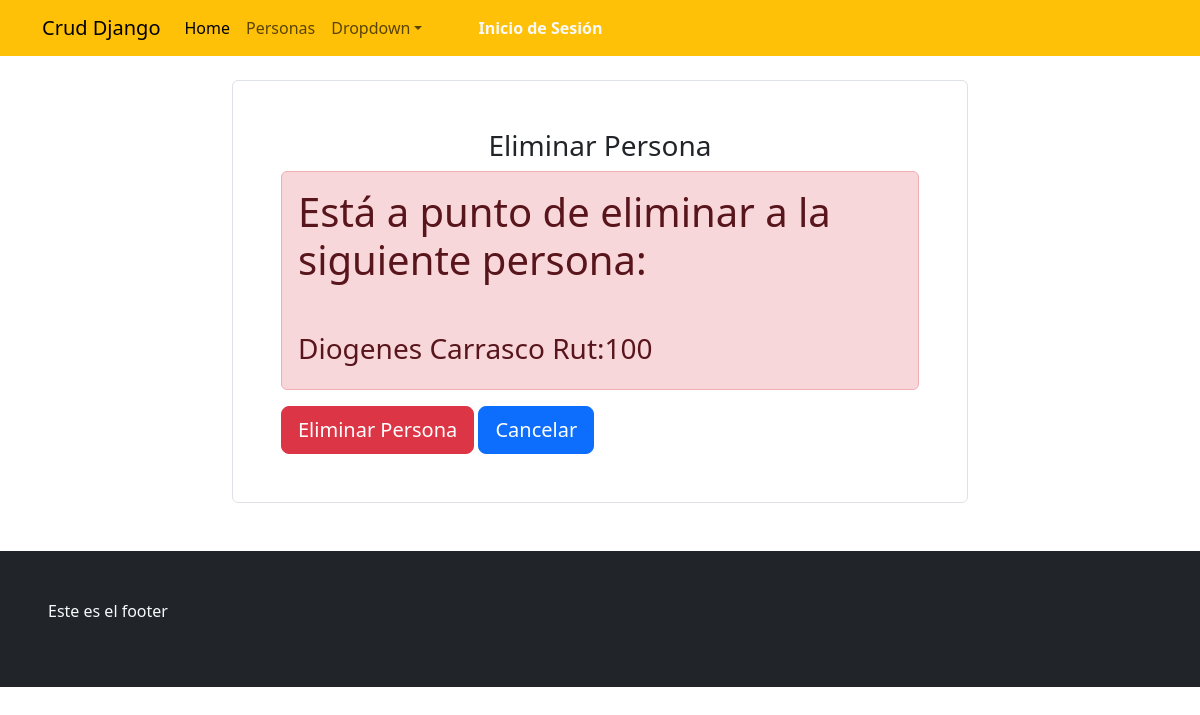
/eliminarpersona/100, run on an earlier commit of the app's database.
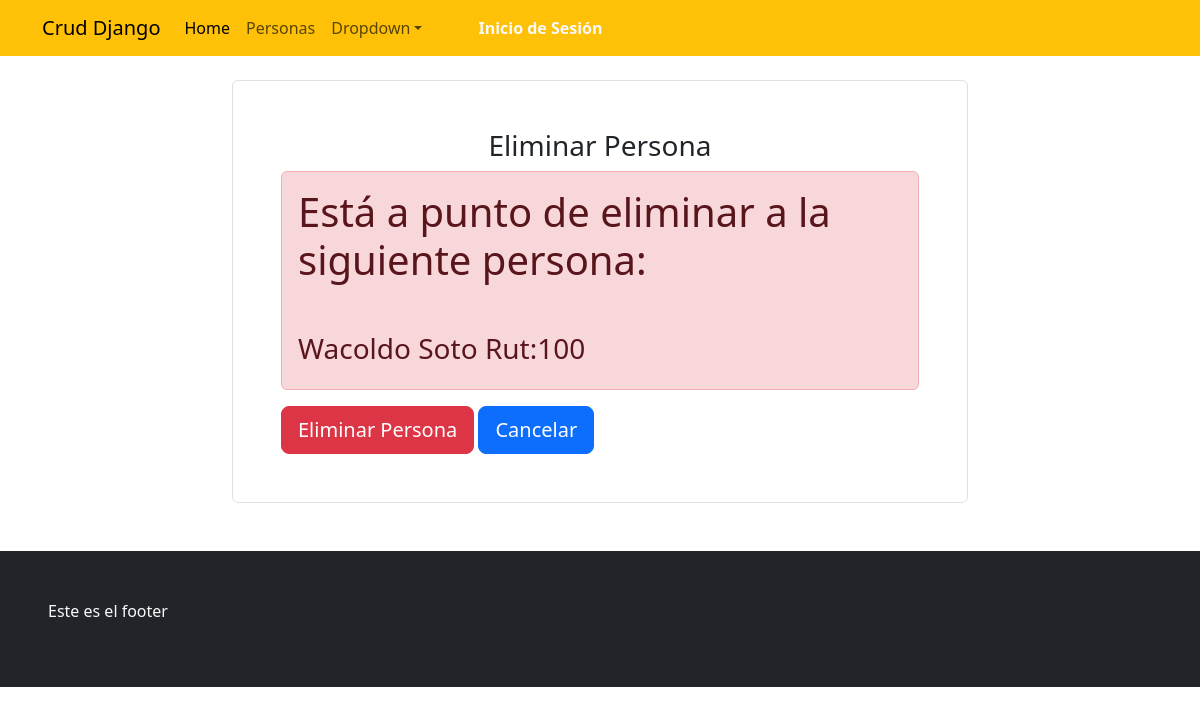
And on a later commit of the database.
### appcrud/models.py (models this page shows, shortened)
class Persona(models.Model):
    rut=models.CharField(max_length=10,primary_key=True, null=False)
    nombre=models.CharField(max_length=50,null=False)
    apellido=models.CharField(max_length=50, null=False)
    fecha_ncto=models.DateField(verbose_name='Fecha de Nacimiento',error_messages='ta malo')
    correo=models.EmailField(error_messages='coloca bien el correo...')
    telefono=models.IntegerField()
    imagen=models.ImageField(upload_to='personas',null=True)

### appcrud/views.py (the view)
# urls.py: path('eliminarpersona/<id>', eliminarpersona, name='eliminarpersona'),
def eliminarpersona(request, id):
    persona=get_object_or_404(Persona,rut=id)
    datos={
        "persona":persona
    }
    if request.method=="POST":
        if persona.imagen:
            remove(path.join(str(settings.MEDIA_ROOT).replace('/media','')+persona.imagen.url))
        persona.delete()
        messages.error(request, 'Persona Eliminada')
        return redirect(to='personas')
    return render(request,'appcrud/eliminarpersona.html',datos)

### appcrud/templates/appcrud/eliminarpersona.html (shortened to what this page needs)
{% extends "appcrud/base.html" %}
{% load static %}
{% load crispy_forms_tags %}
{% block contenido %}
<div class="container">
    <div class='mt-4 mb-5'>
        <div class="row">
            <div class="col-lg-2"></div>
            <div class="col-lg-8">
                <div class="p-5 border rounded">
                    <h3 class="text-center">Eliminar Persona</h3>
                    <div class="alert alert-danger" role="alert">
                        <strong>
                            <h1>Está a punto de eliminar a la siguiente persona:</h1>
                        </strong>
                        <div class="mt-5">
                            <h3>{{persona.nombre}} {{persona.apellido }} Rut:{{persona.rut}}</h3>
                        </div>
                    </div>
                    <div class="mt-3">
                        <button type="button" class="btn btn-danger btn-lg" data-bs-toggle="modal" data-bs-target="#myModal">
                            Eliminar Persona
                        </button>
                        <a href="{% url 'personas' %}"><input type="button" value="Cancelar"
                                class="btn btn-primary btn-lg"></a>
                    </div>
                </div>
            </div>
            <div class="col-lg-2"></div>
        </div>
    </div>
</div>
{% endblock contenido %}

What changed in the data, as far as the page shows it:
changed Persona id 100: nombre "Diogenes" → "Wacoldo"; apellido "Carrasco" → "Soto"
